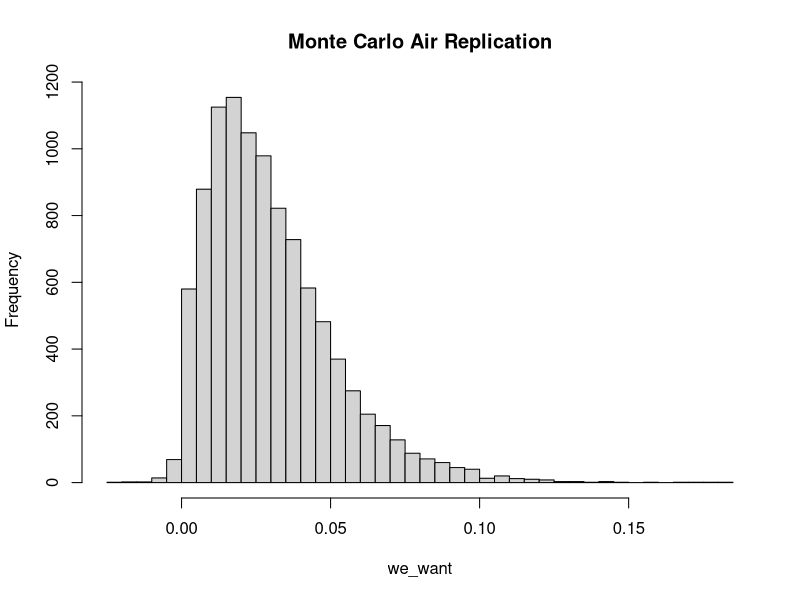
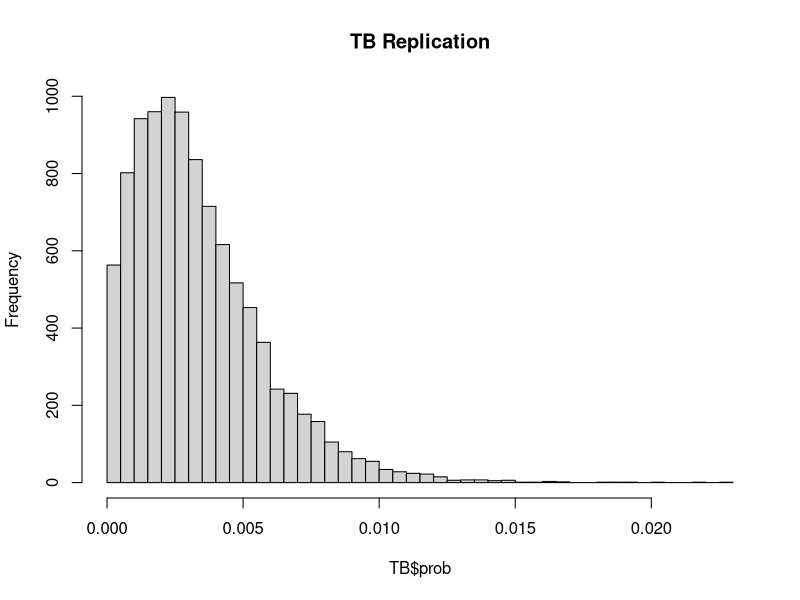
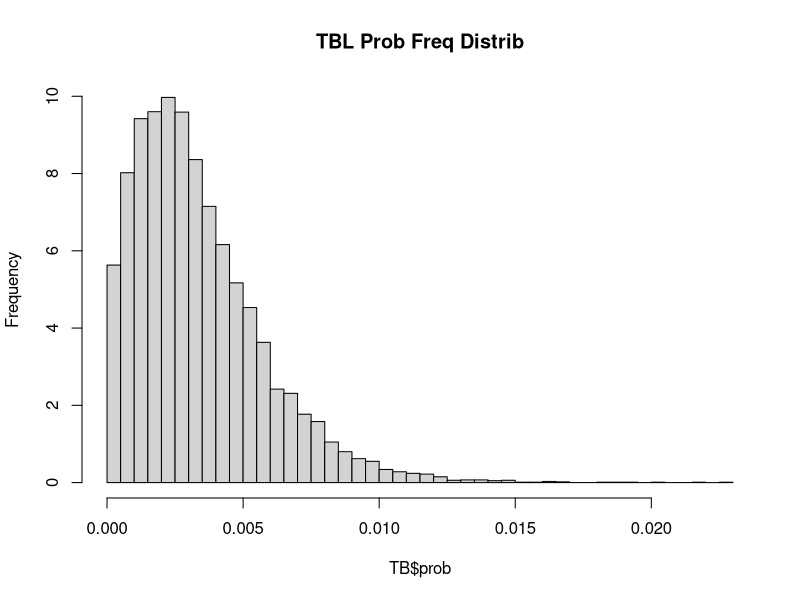
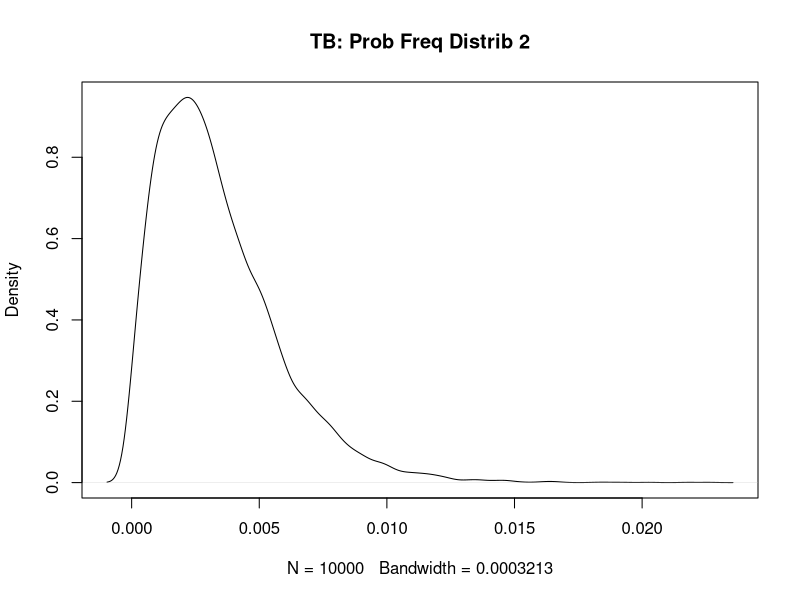
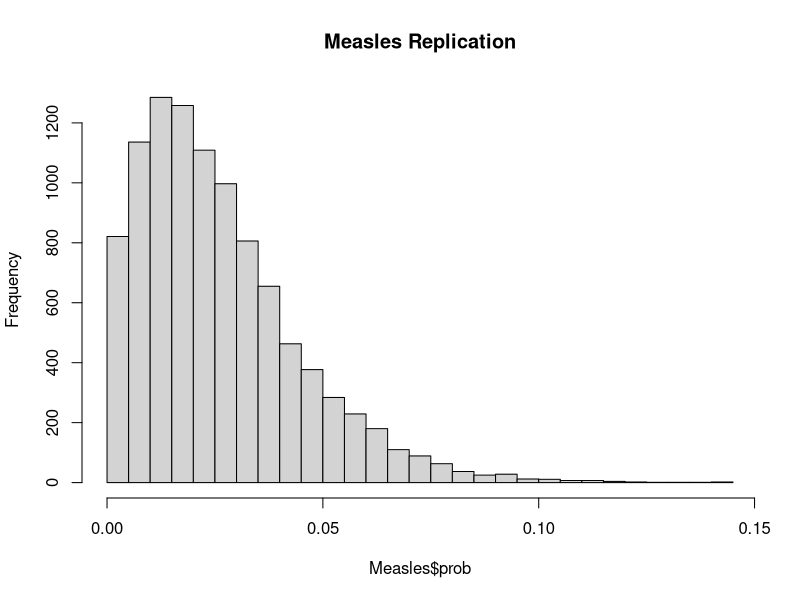
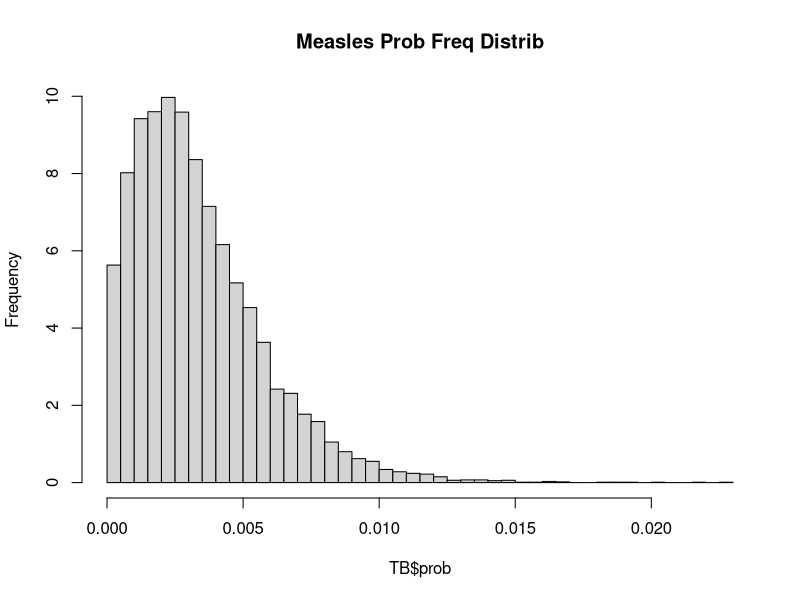
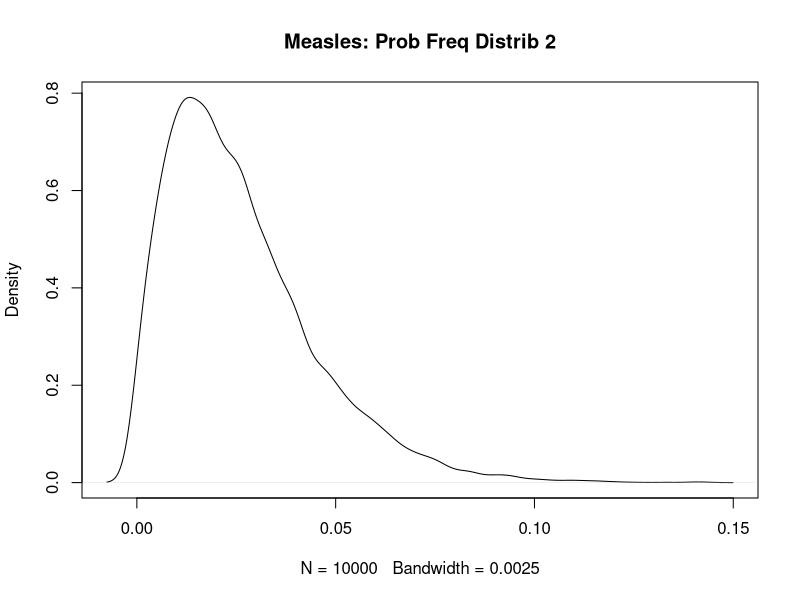
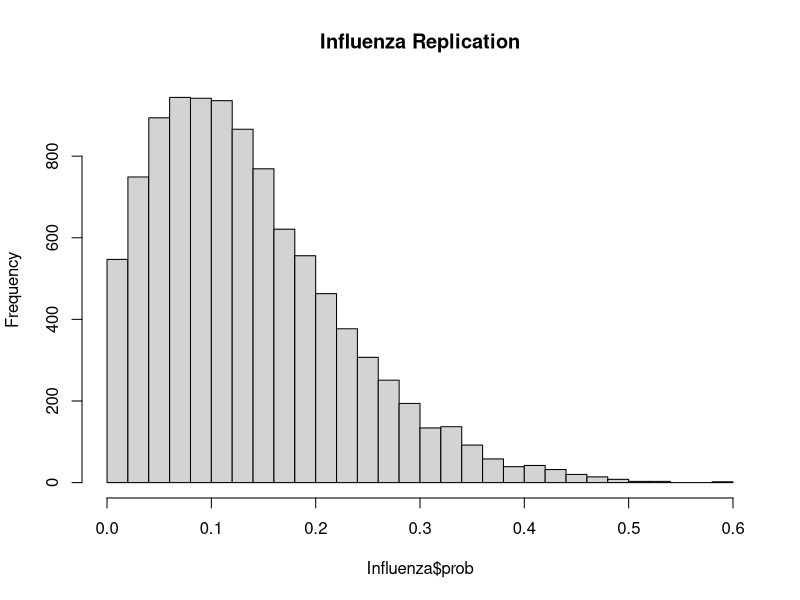

Recreate these plots in R, in order.
## ---- chunk 1
set.seed(400)
## ---- chunk 2
library(dplyr)
library(stats)
library(tidyr)
library(tidyverse)
library(broom)
library(ggplot2)
## ---- chunk 3
m <- 10000

monte_AIR <- function(m) {
  storing <- numeric(m)
  for (i in 1:m){
    p <- rnorm(1, mean = 0.48, sd = 0.20)
    I <- 1
    phi <- rnorm(1, mean = 100, sd = 20)
    V <- 132
    N <- rnorm(1, mean = 3, sd = 0.5)
    t <- rnorm(1, mean = 0.5, sd = 0.167)
  
    form <- ((p*I*phi)/V) * ((N*t + exp(-N*t) - 1) / (N^2))
  
    storing[i] <- 1 - exp(-form)
  }
  return(storing)
}

we_want <- monte_AIR(m)

mean(we_want)

hist(we_want , breaks = 35, main = "Monte Carlo Air Replication")
## ---- chunk 4
# Wells-Riley formula: 

## vent_mean = 4 <- ventilation rate
## breath_mean = 0.48 <- pumonary ventilation rate
## time_mean = 0.5 <- 30min /1 hr

air_monte <- function(m = 10000, quanta_mean, quanta_sd, 
                      room_vol=132, infect=1, vent_mean=4, vent_sd=1, 
                      breath_mean=0.48, breath_sd=0.2, 
                      time_mean=0.5, time_sd=0.167, s_mean = 19, s_sd=10){
  prob_vec <- numeric(m)
  infect_vect <- numeric(m)
  s_after <- numeric(m)
  
  for (i in 1:m) {
    p <- max(rnorm(1, breath_mean, breath_sd), 0)
    phi <- max(rnorm(1, quanta_mean, quanta_sd), 0)
    t <- max(rnorm(1, time_mean, time_sd), 0)
    Q <- max(rnorm(1, vent_mean, venth_sd), 0.01)
    S0 <- max(round(rnorm(1, s_mean, s_sd)), 1)
    
      # exposure term
    X <- (infect * phi * p * t) / Q
    
      # infection prob. 
    P <- 1 - exp(-X)
    
      # expected infections
    exp_inf <- S0 * P
    
    prob_vec[i] <- P
    infect_vect[i] <- exp_inf
    s_after[i] <- S0 - exp_inf
  }
 
  return(list(
    prob=prob_vec, infections=infect_vect, non_infected = s_after,
    summary = list(
      mean_prob = mean(prob_vec),
      mean_infections = mean(inf_vect),
      prob_quantiles = quantile(prob_vec, c(0.25,0.5,0.75,0.9,0.95)),
      inf_quantiles = quantile(infect_vect, c(0.25,0.5,0.75,0.9,0.95))
    )
  ))
}
## ---- chunk 5
better_monte <- function(m = 10000, dis_quanta, quanta_sd, room_size = 132, 
                         infected_individuals = 1, room_venti_rate = 4){ 
  probability_inf <- numeric(m)
  num_new_infect <- numeric(m)
  sus_persons <- numeric(m)

  for(i in 1:m) {
    
    p_2 <- max(rnorm(1, mean = 0.48, sd = 0.20), 0)
    phi_2 <- max(rnorm(1, mean = dis_quanta, sd = quanta_sd),0)
    t_2 <- max(rnorm(1, mean = 0.5, sd = 0.167), 0)
    S0 <- max(round(rnorm(1, mean = 19, sd = 10)),1)
    
    q_2 <- infected_individuals * phi_2
 
    n_t <- (q_2/room_venti_rate) * (1 - exp(-room_venti_rate*t_2))
    
    nucci <- ((p_2*q_2)/room_size) * 
      ((room_venti_rate * t_2 + exp(-room_venti_rate * 
                                      t_2) -1) / (room_venti_rate^2))
    
    S_t <- S0 * exp(-nucci)
    
    inf <- S0 - S_t
    
    sus_prob <- inf / S0
    
    probability_inf[i] <- sus_prob
    num_new_infect[i] <- inf
    sus_persons[i] <- S_t
  }
  
  return(list(prob = probability_inf,
              infections = num_new_infect,
              survivors = sus_persons,
              summary = list(mean_prob = mean(probability_inf),
                             mean_infections = mean(num_new_infect),
                             prob_quantiles = quantile(probability_inf, 
                                                       c(0.25, 0.5, 0.75, 
                                                         0.9, 0.95)),
                             inf_quantiles = quantile(num_new_infect, 
                                                      c(0.25, 0.5, 0.75, 
                                                        0.9, 0.95)))))

}

TB <- better_monte(10000, dis_quanta = 12.7, quanta_sd = 3.0,
                   room_size = 132, infected_individuals = 1, 
                   room_venti_rate = 4)

mean(TB$prob)
h <- hist(TB$prob, breaks = 35, main = "TB Replication")

h$counts <- h$counts / sum(h$counts) * 100

plot(h, main = "TBL Prob Freq Distrib")


dens <- density(TB$prob)

dens$y <- dens$y / sum(dens$y) *100

plot(dens, main = "TB: Prob Freq Distrib 2")
## ---- chunk 6
Measles <- better_monte(10000, dis_quanta = 100, quanta_sd = 25.0,
                   room_size = 132, infected_individuals = 1, 
                   room_venti_rate = 4)

mean(Measles$prob)
hMeas <- hist(Measles$prob, breaks = 35, main = "Measles Replication")

hMeas$counts <- hMeas$counts / sum(hMeas$counts) * 100

plot(h, main = "Measles Prob Freq Distrib")


densM <- density(Measles$prob)

densM$y <- densM$y / sum(densM$y) *100

plot(densM, main = "Measles: Prob Freq Distrib 2")
## ---- chunk 7
Influenza <- better_monte(10000, dis_quanta = 570, quanta_sd = 173.0,
                   room_size = 132, infected_individuals = 1, 
                   room_venti_rate = 4)

mean(Influenza$prob)

hFLU <- hist(Influenza$prob, breaks = 35, main = "Influenza Replication")

hFLU$counts <- hFLU$counts / sum(hFLU$counts) * 100

plot(hFLU, main = "Influenza Prob Freq Distrib")


densFLU <- density(Influenza$prob)

densFLU$y <- densFLU$y / sum(densFLU$y) *100

plot(densFLU, main = "Influenza: Prob Freq Distrib 2")

## ---- chunk 8
sars_mean <- 2.7  #mean quanta per hour
sars_sd <- 1.2

sars <- better_monte(10000, dis_quanta = sars_mean, quanta_sd = sars_sd,
                   room_size = 132, infected_individuals = 1, room_venti_rate = 4)

mean(sars$prob)
